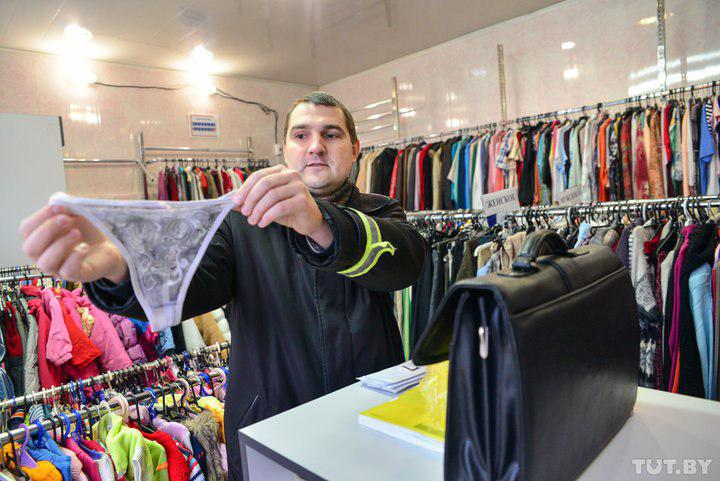
#> input picture pants.jpg, 720 x 481 px
$ python orb.py
#> lines starting #> are read from the running program, lines starting #| are printed output that depends on the picture
from skimage import data
from skimage import io
from skimage import transform as tf
from skimage.feature import (match_descriptors, corner_harris, corner_peaks, ORB, plot_matches)
from skimage.color import rgb2gray

import matplotlib.pyplot as plt

# Read the original image
image_org = io.imread("../pants.jpg")
#> image_org is the input picture: shape (481, 720, 3); mean R, G, B 134.3, 122.6, 118
# Convert the image gray scale
image_org = rgb2gray(image_org)
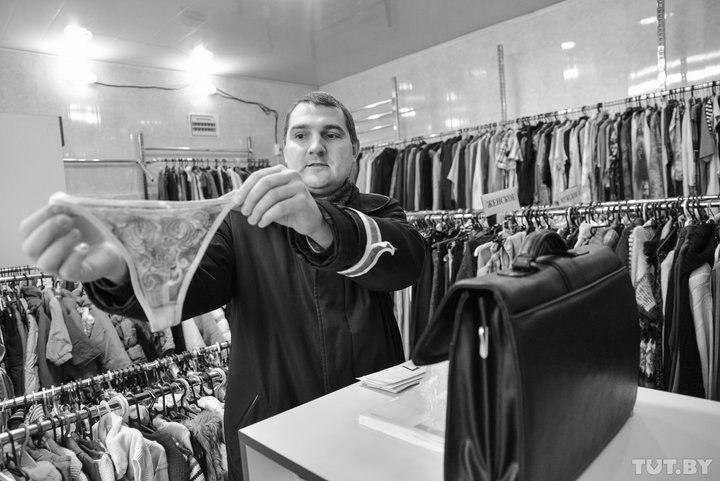
#> image_org: shape (481, 720) float64; min 0, max 1, mean 0.489
# We prepare another image by rotating it. Only to demonstrate feature mathcing
image_rot = tf.rotate(image_org, 180)
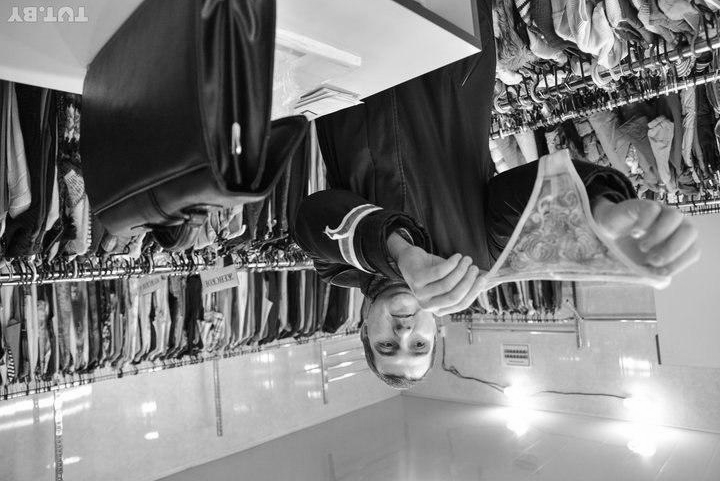
#> image_rot: shape (481, 720) float64; min 0, max 1, mean 0.489
# We create another image by applying affine transform on the image
tform = tf.AffineTransform(scale=(1.3, 1.1), rotation=0.5,
                           translation=(0, -200))
image_aff = tf.warp(image_org, tform)
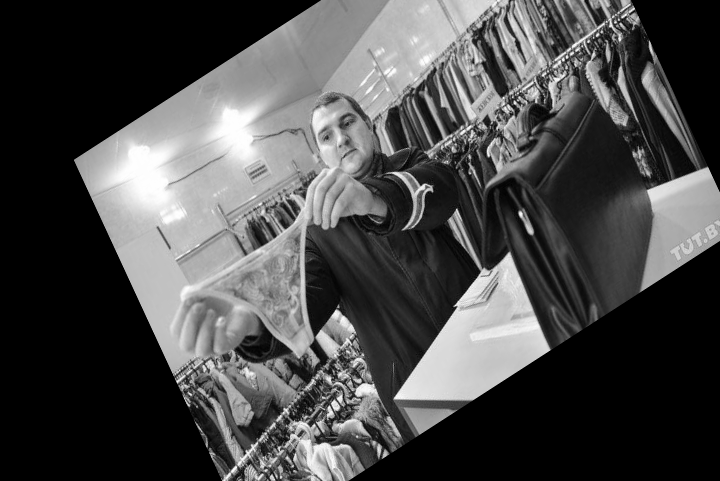
#> image_aff: shape (481, 720) float64; min 0, max 1, mean 0.291
# We initialize ORB feature descriptor
descriptor_extractor = ORB(n_keypoints=200)
# We first extract features from the original image
descriptor_extractor.detect_and_extract(image_org)
keypoints_org = descriptor_extractor.keypoints
descriptors_org = descriptor_extractor.descriptors
descriptor_extractor.detect_and_extract(image_rot)
keypoints_rot = descriptor_extractor.keypoints
descriptors_rot = descriptor_extractor.descriptors
descriptor_extractor.detect_and_extract(image_aff)
keypoints_aff = descriptor_extractor.keypoints
descriptors_aff = descriptor_extractor.descriptors
matches_org_rot = match_descriptors(descriptors_org, descriptors_rot,
                                    cross_check=True)
matches_org_aff = match_descriptors(descriptors_org, descriptors_aff,
                                    cross_check=True)
fig, ax = plt.subplots(nrows=2, ncols=1)
plt.gray()


plot_matches(ax[0], image_org, image_rot, keypoints_org, keypoints_rot,
             matches_org_rot)
#> (this line was passed over: skimage is not available in this run)
ax[0].axis('off')
ax[0].set_title("Original Image vs. Transformed Image")
plot_matches(ax[1], image_org, image_aff, keypoints_org, keypoints_aff,matches_org_aff)
#> (this line was passed over: skimage is not available in this run)
ax[1].axis('off')
ax[1].set_title("Original Image vs. Transformed Image")
plt.show()
